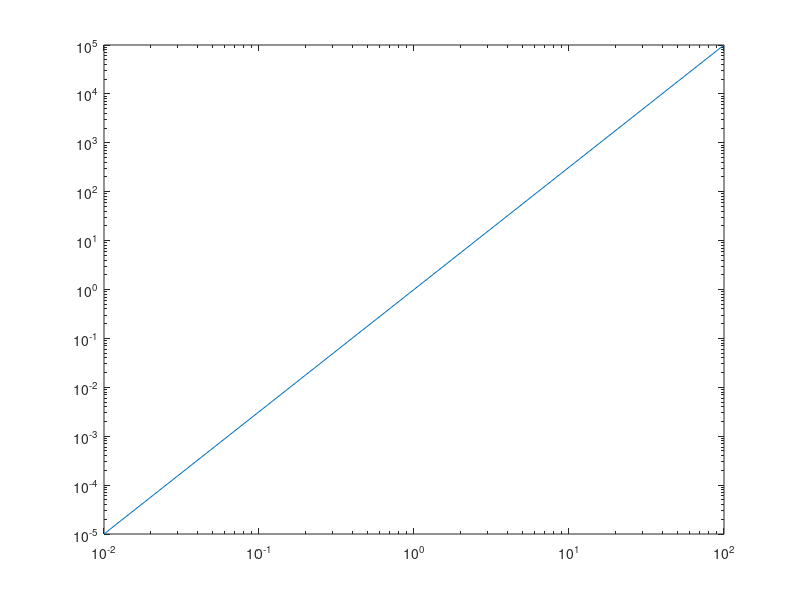
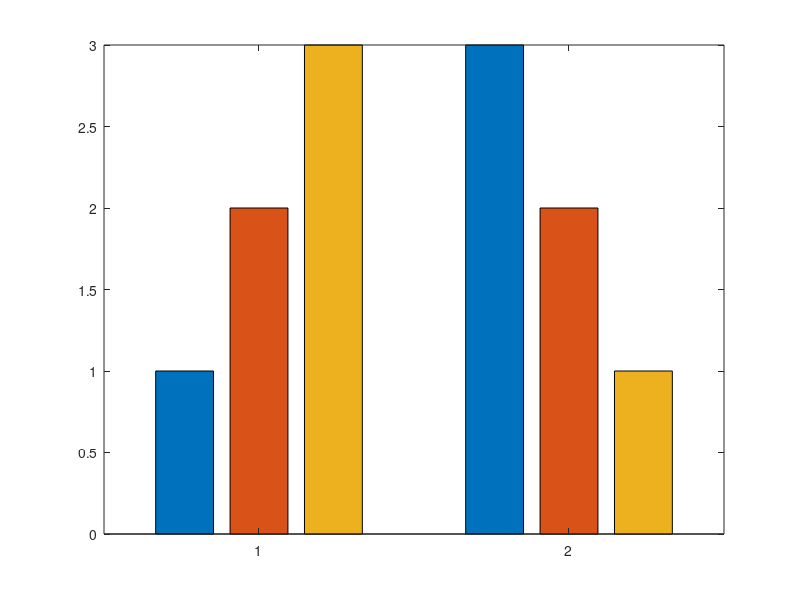
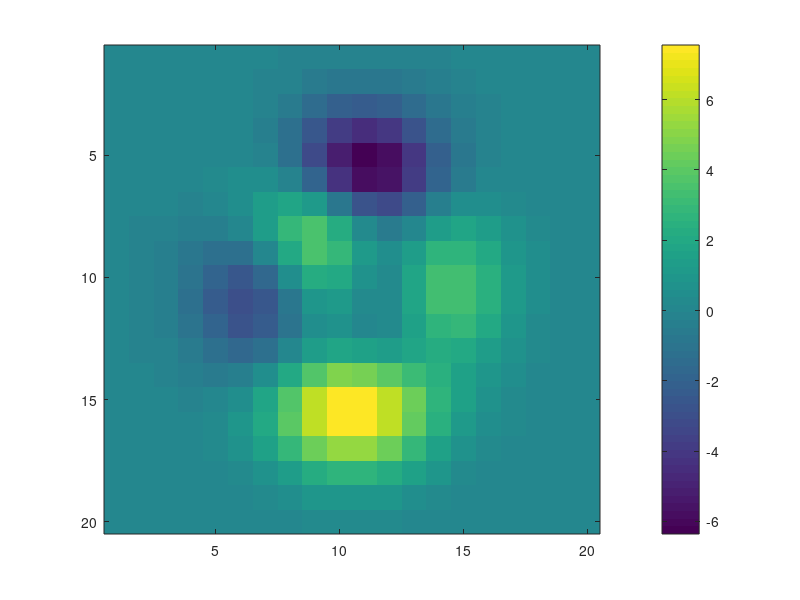

MATLAB code to generate these figures, in order: (Note: this script raises an error after producing the figures.)
function results = runM1ARegressionTests()
%RUNM1AREGRESSIONTESTS Focused regressions found by the M0 runtime audit.
% These tests intentionally avoid golden files and assert observable export
% behavior so they run on both MATLAB and Octave.

    testRoot = fileparts(mfilename('fullpath'));
    addpath(fullfile(testRoot, '..', 'src'));
    output = fullfile(testRoot, 'output', 'm1a-regressions');
    if ~exist(output, 'dir')
        mkdir(output);
    end

    tests = {@strictLogTickLabels, @octaveBarPlot, @octaveColorbar};
    names = {'M2T-RUNTIME-001', 'M2T-RUNTIME-002', 'M2T-RUNTIME-003'};
    results = repmat(struct('name','','passed',false,'message',''), numel(tests), 1);

    for k = 1:numel(tests)
        results(k).name = names{k};
        close all;
        try
            tests{k}(output);
            results(k).passed = true;
            fprintf('PASS %s\n', names{k});
        catch err
            results(k).message = err.message;
            fprintf('FAIL %s: %s\n', names{k}, err.message);
        end
    end
    close all;

    passed = sum([results.passed]);
    failed = numel(results) - passed;
    fprintf('M1A_REGRESSION_SUMMARY executed=%d passed=%d failed=%d skipped=0\n', ...
        numel(results), passed, failed);
    if failed > 0 && nargout == 0
        error('matlab2tikz:M1ARegressionFailure', ...
            '%d M1A regression test(s) failed.', failed);
    end
end

function strictLogTickLabels(output)
    fig = figure('visible','off');
    loglog([1e-2,1e2],[1e-5,1e5]);
    filename = fullfile(output, 'strict-log-ticks.tex');
    matlab2tikz(filename, 'figurehandle', fig, 'strict', true, ...
        'standalone', true, 'showInfo', false, 'checkForUpdates', false);
    assertFileContains(filename, '$10^{');
end

function octaveBarPlot(output)
    fig = figure('visible','off');
    bar([1 2 3; 3 2 1]);
    filename = fullfile(output, 'bar.tex');
    matlab2tikz(filename, 'figurehandle', fig, 'standalone', true, ...
        'showInfo', false, 'checkForUpdates', false);
    assertFileContains(filename, 'ybar');
end

function octaveColorbar(output)
    fig = figure('visible','off');
    imagesc(peaks(20));
    cbar = colorbar;
    filename = fullfile(output, 'colorbar.tex');
    matlab2tikz(filename, 'figurehandle', fig, 'standalone', true, ...
        'showInfo', false, 'checkForUpdates', false);
    assertFileContains(filename, 'colorbar');

    % ACID also exercises the manual-position path, which needs the same
    % associated-axes capability lookup on Octave.
    position = get(cbar, 'position');
    set(cbar, 'position', position + [0.01 0 0 0]);
    filename = fullfile(output, 'colorbar-manual.tex');
    matlab2tikz(filename, 'figurehandle', fig, 'standalone', true, ...
        'showInfo', false, 'checkForUpdates', false);
    assertFileContains(filename, 'colorbar');
end

function assertFileContains(filename, expected)
    assert(exist(filename, 'file') == 2, 'Expected output file was not created.');
    contents = fileread(filename);
    assert(~isempty(strfind(contents, expected)), ...
        'Expected output to contain "%s".', expected);
end
